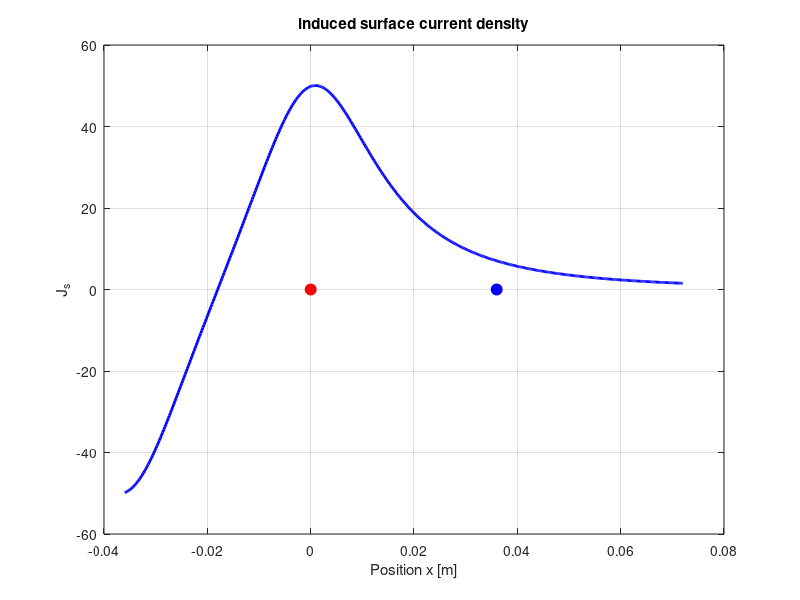

The MATLAB script that drew this image:
% --- Parameters based on personal identification numbers ---
p4 = 4;
p6 = 4;
p8 = 6;

% --- Calculate geometry parameters (in meters) ---
a = (0.4 + 0.2*p4)/1000;          % Wire radius [m]
w = (24 + 2*p8)/1000;             % Horizontal distance between wires [m]
h1 = (12 + p6)/1000;              % Height of wire #1 [m]
h2 = (12 + p4)/1000;              % Height of wire #2 [m]
h = h1;
l = (450 + 20*p4)/1000;           % Length [m]  
I1 = 3;
I2 = -3;

rho_l1 = 7e-9;  
rho_l2 = -7e-9; 

epsilon0 = 8.85418782e-12; % Vakuumpermittivitet [F/m]

% Definiera x-vektor för plotten
x_plot = linspace(-w, 2*w, 500); 

J_s = (h / pi) * (I1 ./ (x_plot.^2 + h^2) + (I2 ./ ((x_plot + w).^2 + h^2)));

figure(); 

plot(x_plot, J_s, 'b-', 'LineWidth', 2);
hold on; 

plot(0, 0, 'ro', 'MarkerSize', 8, 'MarkerFaceColor', 'r'); 
plot(w, 0, 'bo', 'MarkerSize', 8, 'MarkerFaceColor', 'b'); 

title('induced surface current density');
xlabel('Position x [m]');
ylabel('J_s');
grid on; 

hold off;
